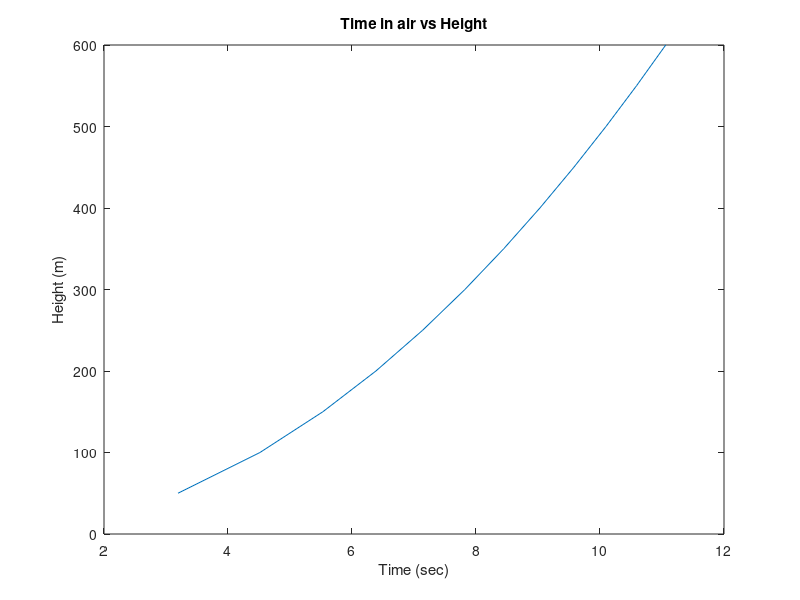

The MATLAB script that drew this image:

g=9.81
h=50:50:600

t=sqrt(2*h./g)

plot(t,h)
title("Time in air vs Height")
xlabel("Time (sec)")
ylabel("Height (m)")

fprintf('%10s\t%10s\n','height(m)','time(s)')

d=[h;t];
fprintf('%10d\t%10.2f\n',d)